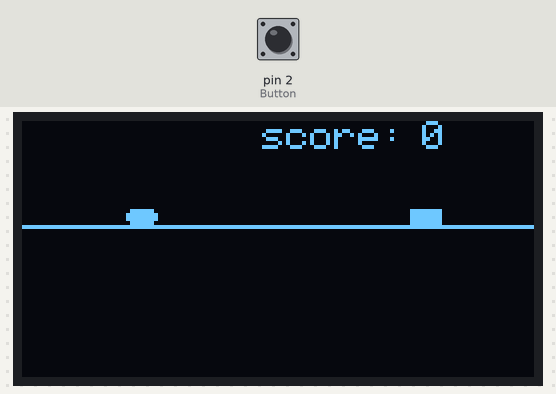
Recording of a sketch running on a simulated Arduino Uno, built with avr-gcc and run on an emulated ATmega328P. Parts: 128×64 one-colour display. Inputs (shaded band) come from the test bench; at power-on: pin 2 (Button) LOW. Random numbers use the default seed unless the sketch sets one; what the sketch prints to the serial monitor is not drawn. At 7.7 s the program stops and its outputs stay as they are.

Above: at 1.28 s.
1.3 s: pin 2 (Button) pulled HIGH for 0.15 s
At 3.92 s:
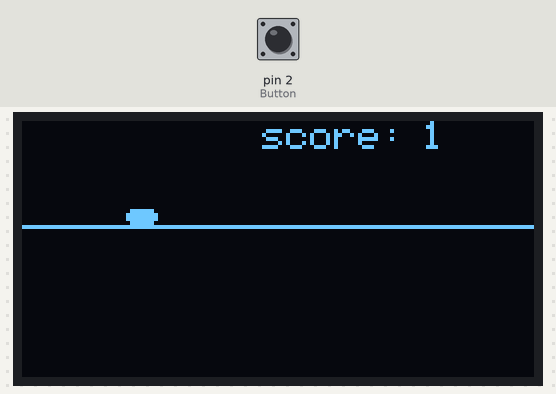
At 8.3 s:
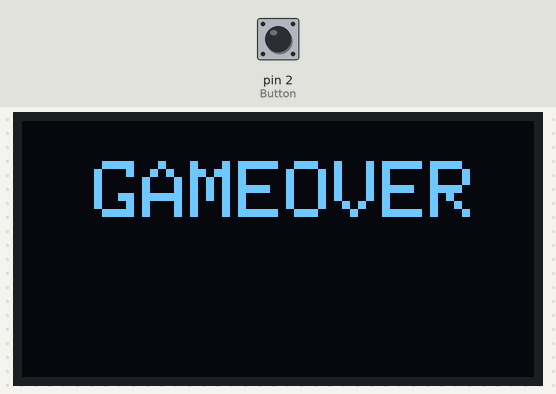
Timing chart, 0 to 9.2 s (numbered marks = the images above; inputs shaded):
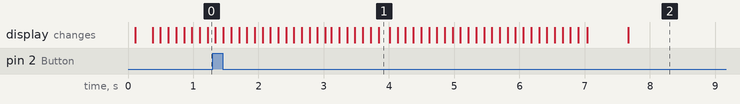

The sketch:

dot.ino
```cpp
//include library
#include <Wire.h>
#include <SPI.h>
#include <Adafruit_GFX.h>
#include <Adafruit_SSD1306.h>
//Define Variables
#define OLED_MOSI 11 //D1
#define OLED_CLK 12 //D0
#define OLED_DC 9 //DC
#define OLED_CS 8 //CS
#define OLED_RESET 10 //RES
#define Button 2
int buttonState = 0;
int x1 = 128;
int y1 = 22;
int x2 = 26;
int y2 = 22;
int i = 0;
int r;
Adafruit_SSD1306 display(OLED_MOSI, OLED_CLK, OLED_DC, OLED_RESET, OLED_CS);

static const unsigned char PROGMEM DOT[] = {
  0x7e,
  0xff,
  0xff,
  0x7e,
};
static const unsigned char PROGMEM SQUARE[] = {
  0xff,
  0xff,
  0xff,
  0xff,
};

void gameover(){

  display.clearDisplay();
  display.setTextColor(WHITE);
  display.setTextSize(2);
  display.setCursor(18,10);
  display.print("GAMEOVER");
  display.display();
}

void youlose(){
  delay(600);
  gameover();
  //haha();
  while(1);
}
void score(){
  //display.clearDisplay();
  display.setTextColor(WHITE);
  display.setTextSize(1);
  display.setCursor(60,0);
  display.print("score:");
  display.display();
}
void change(){
  //display.clearDisplay();
  display.setTextColor(WHITE);
  display.setTextSize(1);
  display.setCursor(100,0);
  display.print(i);
  display.display();
}
void square(){
  display.drawBitmap(x1, y1, SQUARE, 8, 4,WHITE);
  display.display();

  //delay(15);
  //display.clearDisplay();
}
void dot(){
  //display.drawLine(26,0,26,30,WHITE);
  //display.drawLine(0,22,128,22,WHITE);
  display.drawLine(0,26,128,26,WHITE);score();
  display.drawBitmap(x2, y2, DOT, 8, 4,WHITE);
  display.display();
  change();
  square();
  delay(15);
  x1-=r;
  display.clearDisplay();

  //call square

}
void jump(){
   while(y2>2){
      dot();
      y2-=2;
      //display.clearDisplay();
      Serial.println(x1);
   }
   //if(y2<=2) y2=2;
   while(y2<22){
       dot();
       y2+=2;
       //display.clearDisplay();
       Serial.println(x1);
   }
}
void setup() {
  Serial.begin(9600);
  display.begin(SSD1306_SWITCHCAPVCC);
  pinMode(Button, INPUT);
  randomSeed(analogRead(0));
  display.clearDisplay();
}
void loop() {
  dot();
  buttonState = digitalRead(Button);
  if ( buttonState == HIGH ){ jump(); }
  r = random(1, 8);
  if(x1<=0) {i++;change();x1=128;}
  Serial.println(x1);
  if((x1>16 && x1<33) && y2>=18) youlose();
}
```
